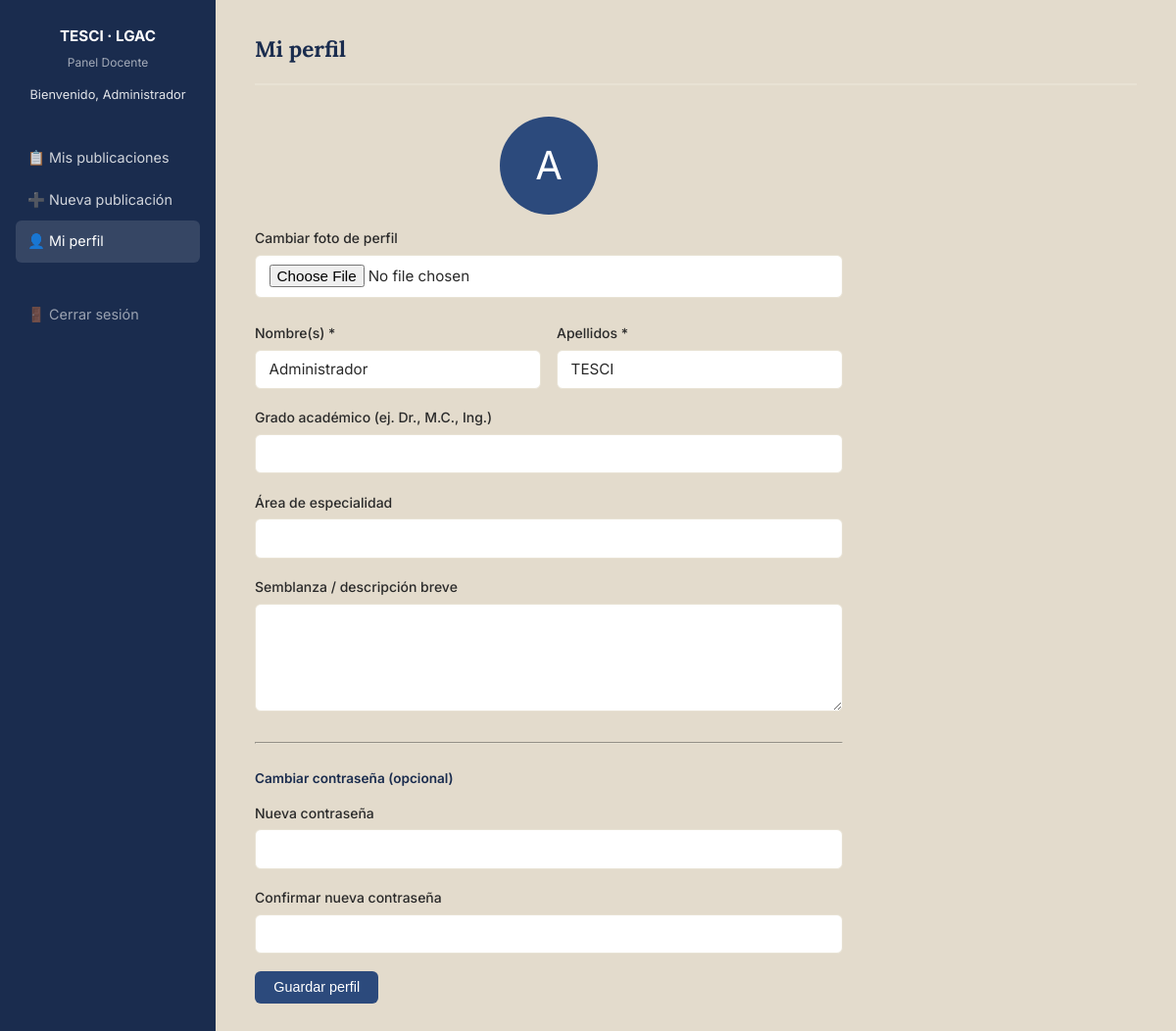
The page /docente/perfil.php (signed in) on the database its author committed.
### tables this page shows
CREATE TABLE IF NOT EXISTS usuarios (
    id          INT UNSIGNED AUTO_INCREMENT PRIMARY KEY,
    nombre      VARCHAR(120) NOT NULL,
    apellidos   VARCHAR(120) NOT NULL,
    correo      VARCHAR(180) NOT NULL UNIQUE,
    password    VARCHAR(255) NOT NULL,           
    rol         ENUM('admin','docente') NOT NULL DEFAULT 'docente',
    grado       VARCHAR(80),                     
    especialidad VARCHAR(200),
    bio         TEXT,
    foto_perfil VARCHAR(255),
    activo      TINYINT(1) NOT NULL DEFAULT 1,
    created_at  DATETIME DEFAULT CURRENT_TIMESTAMP,
    updated_at  DATETIME DEFAULT CURRENT_TIMESTAMP ON UPDATE CURRENT_TIMESTAMP
);

### docente/perfil.php (the view, shortened to what this page needs)
<?php
$db    = getDB();
$uid   = $_SESSION['uid'];
$u = $db->prepare("SELECT * FROM usuarios WHERE id = ?");
$u->execute([$uid]);
$u = $u->fetch();
?>
<!DOCTYPE html>
<html lang="es">
<head>
  <link rel="stylesheet" href="../assets/css/main.css">
</head>
<body>
  <div class="panel-layout">
    <aside class="panel-sidebar">
      <div class="logo"><strong>TESCI · LGAC</strong><span>Panel Docente</span><span class="panel-user-name">Bienvenido, <?= htmlspecialchars($_SESSION['nombre'] ?? 'Docente') ?></span></div>
      <ul class="sidebar-nav">
        <li><a href="panel.php">📋 Mis publicaciones</a></li>
        <li><a href="nueva_pub.php">➕ Nueva publicación</a></li>
        <li><a href="perfil.php" class="activo">👤 Mi perfil</a></li>
        <li><a href="logout.php" style="margin-top:2rem;opacity:.7;">🚪 Cerrar sesión</a></li>
      </ul>
    </aside>
    <main class="panel-main">
      <div class="panel-header">
        <h1>Mi perfil</h1>
      </div>
      <form method="POST" enctype="multipart/form-data" style="max-width:600px;">
        <div style="margin-bottom:1.5rem;text-align:center;">
          <?php if ($u['foto_perfil'] && file_exists(UPLOAD_PATH . $u['foto_perfil'])): ?>
            <img src="<?= UPLOAD_URL . htmlspecialchars($u['foto_perfil']) ?>"
              style="width:100px;height:100px;border-radius:50%;object-fit:cover;margin:0 auto .75rem;" alt="Foto">
          <?php else: ?>
            <div style="width:100px;height:100px;border-radius:50%;background:var(--azul-medio);color:#fff;display:flex;align-items:center;justify-content:center;font-size:2.5rem;margin:0 auto .75rem;">
              <?= mb_strtoupper(mb_substr($u['nombre'], 0, 1)) ?>
            </div>
          <?php endif; ?>
          <div class="campo" style="text-align:left;">
            <label for="foto">Cambiar foto de perfil</label>
            <input type="file" id="foto" name="foto" accept=".jpg,.jpeg,.png,.webp">
          </div>
        </div>
        <div style="display:grid;grid-template-columns:1fr 1fr;gap:1rem;">
          <div class="campo">
            <label for="nombre">Nombre(s) *</label>
            <input type="text" id="nombre" name="nombre" required value="<?= htmlspecialchars($u['nombre']) ?>">
          </div>
          <div class="campo">
            <label for="apellidos">Apellidos *</label>
            <input type="text" id="apellidos" name="apellidos" required value="<?= htmlspecialchars($u['apellidos']) ?>">
          </div>
        </div>
        <div class="campo">
          <label for="grado">Grado académico (ej. Dr., M.C., Ing.)</label>
          <input type="text" id="grado" name="grado" value="<?= htmlspecialchars($u['grado'] ?? '') ?>" maxlength="80">
        </div>
        <div class="campo">
          <label for="especialidad">Área de especialidad</label>
          <input type="text" id="especialidad" name="especialidad" value="<?= htmlspecialchars($u['especialidad'] ?? '') ?>" maxlength="200">
        </div>
        <div class="campo">
          <label for="bio">Semblanza / descripción breve</label>
          <textarea id="bio" name="bio" rows="4"><?= htmlspecialchars($u['bio'] ?? '') ?></textarea>
        </div>
        <hr style="margin:1.5rem 0;border-color:var(--arena-oscura);">
        <p style="font-size:.85rem;font-weight:600;margin-bottom:.75rem;color:var(--azul-oscuro);">Cambiar contraseña (opcional)</p>
        <div class="campo">
          <label for="nueva_pass">Nueva contraseña</label>
          <input type="password" id="nueva_pass" name="nueva_pass" autocomplete="new-password" minlength="8">
        </div>
        <div class="campo">
          <label for="confirm_pass">Confirmar nueva contraseña</label>
          <input type="password" id="confirm_pass" name="confirm_pass" autocomplete="new-password">
        </div>
        <button type="submit" class="btn btn-primario">Guardar perfil</button>
      </form>
    </main>
  </div>
</body>
</html>

### assets/css/main.css (style rules this page uses)
:root { --azul-oscuro: #1a2c4e; --azul-medio: #2c4a7c; --azul-claro: #82c8e5; --arena: #e3dbcc; --arena-oscura: #e8e2d4; --texto: #2a2a2a; --texto-suave: #5a5a5a; --blanco: #ffffff; --sombra: 0 2px 12px rgba(26, 44, 78, .10); --radio: 6px; --transicion: .18s ease; }
*, *::before, *::after { box-sizing: border-box; margin: 0; padding: 0; }
html { scroll-behavior: smooth; }
body { font-family: 'Inter', sans-serif; font-size: 1rem; line-height: 1.65; color: var(--texto); background: var(--arena); }
a { color: var(--azul-medio); text-decoration: none; }
.btn { display: inline-block; padding: .55rem 1.2rem; border-radius: var(--radio); font-size: .9rem; font-weight: 500; cursor: pointer; border: none; transition: background var(--transicion), transform var(--transicion); }
.btn-primario { background: var(--azul-medio); color: var(--blanco); }
.campo { margin-bottom: 1.1rem; }
.campo label { display: block; font-size: .875rem; font-weight: 500; margin-bottom: .35rem; }
.campo input, .campo select, .campo textarea { width: 100%; padding: .6rem .85rem; border: 1.5px solid var(--arena-oscura); border-radius: var(--radio); font-size: .95rem; font-family: inherit; background: var(--blanco); color: var(--texto); transition: border-color var(--transicion); }
.campo textarea { min-height: 110px; resize: vertical; }
.panel-layout { display: grid; grid-template-columns: 220px 1fr; min-height: 100vh; }
.panel-sidebar { background: var(--azul-oscuro); color: var(--blanco); padding: 1.5rem 1rem; }
.panel-sidebar .logo { text-align: center; margin-bottom: 2rem; }
.panel-sidebar .logo strong { display: block; font-size: .95rem; }
.panel-sidebar .logo span { font-size: .75rem; opacity: .6; }
.panel-sidebar .logo .panel-user-name { display: block; margin-top: .65rem; color: rgba(255, 255, 255, .88); font-size: .8rem; opacity: 1; overflow-wrap: anywhere; }
.sidebar-nav { list-style: none; }
.sidebar-nav li a { display: flex; align-items: center; gap: .6rem; padding: .6rem .75rem; border-radius: var(--radio); color: rgba(255, 255, 255, .8); font-size: .9rem; transition: background var(--transicion), color var(--transicion); }
.sidebar-nav li a:hover, .sidebar-nav li a.activo { background: rgba(255, 255, 255, .12); color: var(--blanco); }
.panel-main { background: var(--arena); padding: 2rem 2.5rem; overflow-y: auto; min-width: 0; }
.panel-header { display: flex; align-items: center; justify-content: space-between; margin-bottom: 2rem; padding-bottom: 1rem; border-bottom: 2px solid var(--arena-oscura); }
.panel-header h1 { font-family: 'Lora', serif; font-size: 1.4rem; color: var(--azul-oscuro); }

### rows shown on the page
usuarios: nombre "A", nombre "Administrador", apellidos "TESCI"

### other values the page prints
$_SESSION['nombre'] "Administrador"
